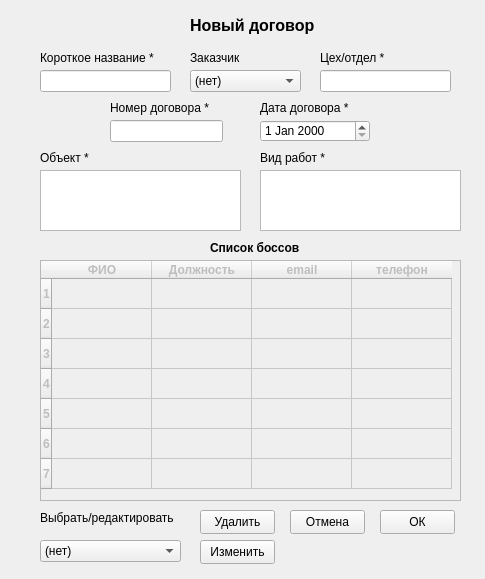
<?xml version="1.0" encoding="UTF-8"?>
<ui version="4.0">
 <class>widget</class>
 <widget class="QWidget" name="widget">
  <property name="geometry">
   <rect>
    <x>0</x>
    <y>0</y>
    <width>485</width>
    <height>579</height>
   </rect>
  </property>
  <property name="windowTitle">
   <string>Добавить заказчика</string>
  </property>
  <widget class="QLabel" name="label">
   <property name="geometry">
    <rect>
     <x>190</x>
     <y>10</y>
     <width>171</width>
     <height>31</height>
    </rect>
   </property>
   <property name="font">
    <font>
     <pointsize>12</pointsize>
     <bold>true</bold>
    </font>
   </property>
   <property name="text">
    <string>Новый договор</string>
   </property>
  </widget>
  <widget class="QLabel" name="label_2">
   <property name="geometry">
    <rect>
     <x>40</x>
     <y>50</y>
     <width>121</width>
     <height>16</height>
    </rect>
   </property>
   <property name="text">
    <string>Короткое название *</string>
   </property>
  </widget>
  <widget class="QLineEdit" name="name">
   <property name="geometry">
    <rect>
     <x>40</x>
     <y>70</y>
     <width>131</width>
     <height>22</height>
    </rect>
   </property>
  </widget>
  <widget class="QLabel" name="label_3">
   <property name="geometry">
    <rect>
     <x>190</x>
     <y>50</y>
     <width>81</width>
     <height>16</height>
    </rect>
   </property>
   <property name="text">
    <string>Заказчик</string>
   </property>
  </widget>
  <widget class="QTextEdit" name="my_object">
   <property name="geometry">
    <rect>
     <x>40</x>
     <y>170</y>
     <width>201</width>
     <height>61</height>
    </rect>
   </property>
  </widget>
  <widget class="QLabel" name="label_4">
   <property name="geometry">
    <rect>
     <x>40</x>
     <y>150</y>
     <width>49</width>
     <height>16</height>
    </rect>
   </property>
   <property name="text">
    <string>Объект *</string>
   </property>
  </widget>
  <widget class="QTextEdit" name="work">
   <property name="geometry">
    <rect>
     <x>260</x>
     <y>170</y>
     <width>201</width>
     <height>61</height>
    </rect>
   </property>
  </widget>
  <widget class="QLabel" name="label_5">
   <property name="geometry">
    <rect>
     <x>260</x>
     <y>150</y>
     <width>111</width>
     <height>16</height>
    </rect>
   </property>
   <property name="text">
    <string>Вид работ *</string>
   </property>
  </widget>
  <widget class="QLineEdit" name="part">
   <property name="geometry">
    <rect>
     <x>320</x>
     <y>70</y>
     <width>131</width>
     <height>22</height>
    </rect>
   </property>
  </widget>
  <widget class="QLabel" name="label_6">
   <property name="geometry">
    <rect>
     <x>320</x>
     <y>50</y>
     <width>91</width>
     <height>16</height>
    </rect>
   </property>
   <property name="text">
    <string>Цех/отдел *</string>
   </property>
  </widget>
  <widget class="QLabel" name="label_7">
   <property name="enabled">
    <bool>true</bool>
   </property>
   <property name="geometry">
    <rect>
     <x>210</x>
     <y>240</y>
     <width>101</width>
     <height>16</height>
    </rect>
   </property>
   <property name="font">
    <font>
     <bold>true</bold>
    </font>
   </property>
   <property name="text">
    <string>Список боссов</string>
   </property>
  </widget>
  <widget class="QTableWidget" name="bosses">
   <property name="enabled">
    <bool>false</bool>
   </property>
   <property name="geometry">
    <rect>
     <x>40</x>
     <y>260</y>
     <width>421</width>
     <height>241</height>
    </rect>
   </property>
   <property name="font">
    <font>
     <bold>true</bold>
    </font>
   </property>
   <row>
    <property name="text">
     <string>1</string>
    </property>
   </row>
   <row>
    <property name="text">
     <string>2</string>
    </property>
   </row>
   <row>
    <property name="text">
     <string>3</string>
    </property>
   </row>
   <row>
    <property name="text">
     <string>4</string>
    </property>
   </row>
   <row>
    <property name="text">
     <string>5</string>
    </property>
   </row>
   <row>
    <property name="text">
     <string>6</string>
    </property>
   </row>
   <row>
    <property name="text">
     <string>7</string>
    </property>
   </row>
   <column>
    <property name="text">
     <string>ФИО</string>
    </property>
   </column>
   <column>
    <property name="text">
     <string>Должность</string>
    </property>
   </column>
   <column>
    <property name="text">
     <string>email</string>
    </property>
   </column>
   <column>
    <property name="text">
     <string>телефон</string>
    </property>
   </column>
  </widget>
  <widget class="QPushButton" name="b_cancel">
   <property name="geometry">
    <rect>
     <x>290</x>
     <y>510</y>
     <width>75</width>
     <height>24</height>
    </rect>
   </property>
   <property name="text">
    <string>Отмена</string>
   </property>
  </widget>
  <widget class="QPushButton" name="b_ok">
   <property name="geometry">
    <rect>
     <x>380</x>
     <y>510</y>
     <width>75</width>
     <height>24</height>
    </rect>
   </property>
   <property name="text">
    <string>ОК</string>
   </property>
  </widget>
  <widget class="QLineEdit" name="number">
   <property name="geometry">
    <rect>
     <x>110</x>
     <y>120</y>
     <width>113</width>
     <height>22</height>
    </rect>
   </property>
  </widget>
  <widget class="QLabel" name="label_8">
   <property name="geometry">
    <rect>
     <x>110</x>
     <y>100</y>
     <width>101</width>
     <height>16</height>
    </rect>
   </property>
   <property name="text">
    <string>Номер договора *</string>
   </property>
  </widget>
  <widget class="QDateEdit" name="date">
   <property name="geometry">
    <rect>
     <x>260</x>
     <y>120</y>
     <width>110</width>
     <height>22</height>
    </rect>
   </property>
  </widget>
  <widget class="QLabel" name="label_9">
   <property name="geometry">
    <rect>
     <x>260</x>
     <y>100</y>
     <width>101</width>
     <height>16</height>
    </rect>
   </property>
   <property name="text">
    <string>Дата договора *</string>
   </property>
  </widget>
  <widget class="QComboBox" name="cb_select">
   <property name="geometry">
    <rect>
     <x>40</x>
     <y>540</y>
     <width>141</width>
     <height>22</height>
    </rect>
   </property>
   <item>
    <property name="text">
     <string>(нет)</string>
    </property>
   </item>
  </widget>
  <widget class="QLabel" name="label_10">
   <property name="geometry">
    <rect>
     <x>40</x>
     <y>510</y>
     <width>141</width>
     <height>16</height>
    </rect>
   </property>
   <property name="text">
    <string>Выбрать/редактировать</string>
   </property>
  </widget>
  <widget class="QComboBox" name="cb_comp">
   <property name="geometry">
    <rect>
     <x>190</x>
     <y>70</y>
     <width>111</width>
     <height>22</height>
    </rect>
   </property>
   <item>
    <property name="text">
     <string>(нет)</string>
    </property>
   </item>
  </widget>
  <widget class="QPushButton" name="b_change">
   <property name="geometry">
    <rect>
     <x>200</x>
     <y>540</y>
     <width>75</width>
     <height>24</height>
    </rect>
   </property>
   <property name="text">
    <string>Изменить</string>
   </property>
  </widget>
  <widget class="QPushButton" name="b_kill">
   <property name="geometry">
    <rect>
     <x>200</x>
     <y>510</y>
     <width>75</width>
     <height>24</height>
    </rect>
   </property>
   <property name="text">
    <string>Удалить</string>
   </property>
  </widget>
 </widget>
 <resources/>
 <connections/>
</ui>
